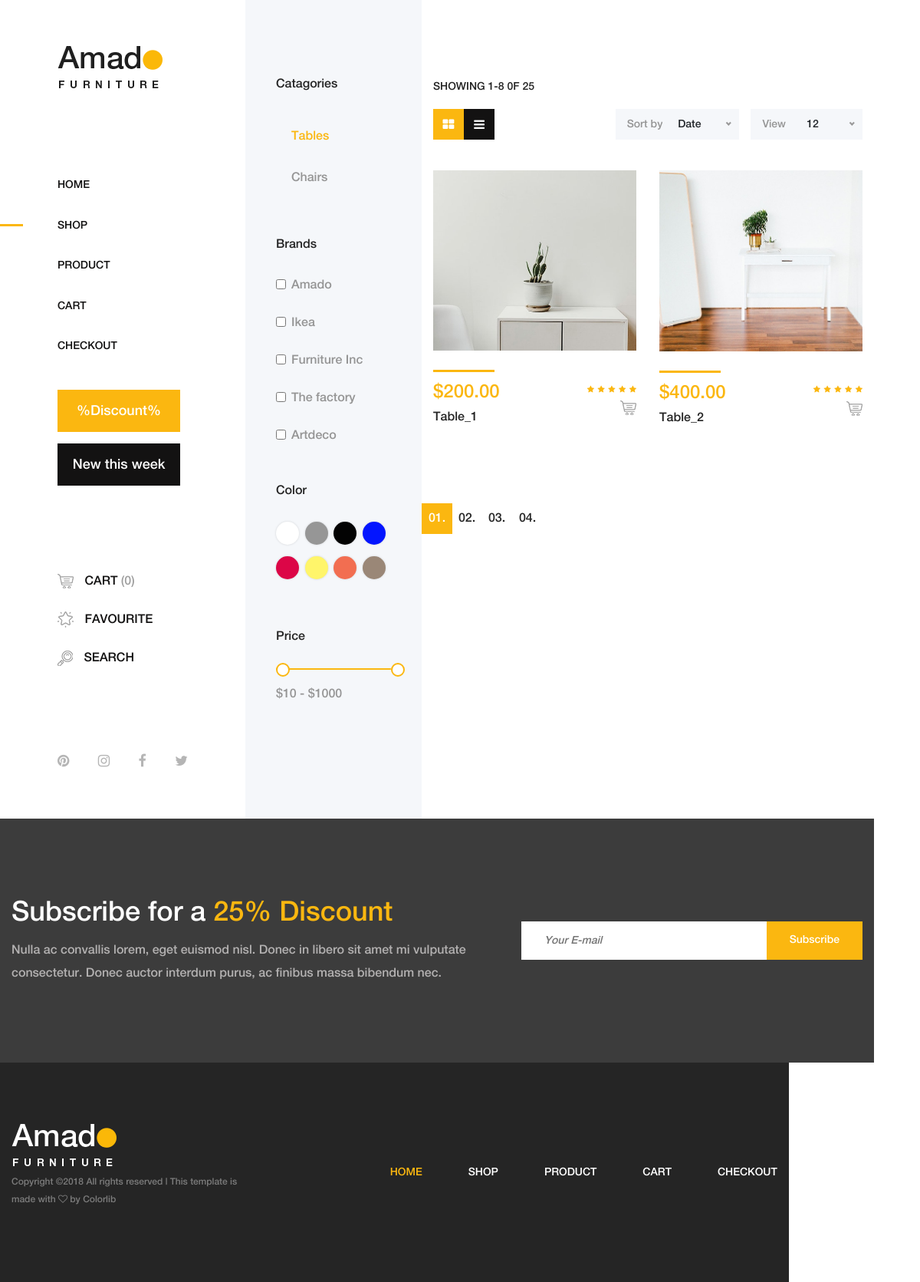
Page /shop/tables/ on the committed database.
### amadoapp/models.py (models this page shows, shortened)
class Categories(models.Model):
    name=models.CharField(max_length=100)
    slug=models.SlugField(max_length=100)

class Product(models.Model):
    category=models.ForeignKey(Categories)
    name=models.CharField(max_length=100)
    slug=models.SlugField(max_length=100,null='True')
    description=models.TextField(blank=True)
    pic=models.FileField(upload_to = 'pic',null=True)
    price=models.DecimalField(max_digits=10,decimal_places=2)

### amadoapp/views.py (the view)
# urls.py: url(r'^shop/(\w+)/$',Single_category,name='category'),
def Single_category(request,slug):
    category = Categories.objects.all()
    all_product=Product.objects.filter(category__slug=slug)
    return render(request,'shop_1.html',{'cat':category,'pro':all_product,'slug':slug})

### amadoapp/context_processor.py (called while the page is built)
def cart_items(request):
    items = Cart.objects.all()
    """
    q=[]
    for i in items:
        q.append(i.quantity)
        print(q)
    """
    return {'total_items':len(items)}

### amadoapp/templates/shop_1.html (shortened to what this page needs)
<!DOCTYPE html>
<html lang="en">
<head>
    <link rel="stylesheet" href="/static/css/core-style.css">
    <link rel="stylesheet" href="/static/style.css">
</head>
<body>
    <div class="main-content-wrapper d-flex clearfix">
        <header class="header-area clearfix">
            <div class="logo">
                <a href="index.html"><img src="/static/img/core-img/logo.png" alt=""></a>
            </div>
            <nav class="amado-nav">
                <ul>
                    <li><a href="index.html">Home</a></li>
                    <li class="active"><a href="shop.html">Shop</a></li>
                    <li><a href="product-details.html">Product</a></li>
                    <li><a href="cart.html">Cart</a></li>
                    <li><a href="checkout.html">Checkout</a></li>
                </ul>
            </nav>
            <div class="amado-btn-group mt-30 mb-100">
                <a href="#" class="btn amado-btn mb-15">%Discount%</a>
                <a href="#" class="btn amado-btn active">New this week</a>
            </div>
            <div class="cart-fav-search mb-100">
                <a href="cart.html" class="cart-nav"><img src="/static/img/core-img/cart.png" alt=""> Cart <span>(0)</span></a>
                <a href="#" class="fav-nav"><img src="/static/img/core-img/favorites.png" alt=""> Favourite</a>
                <a href="#" class="search-nav"><img src="/static/img/core-img/search.png" alt=""> Search</a>
            </div>
            <div class="social-info d-flex justify-content-between">
                <a href="#"><i class="fa fa-pinterest" aria-hidden="true"></i></a>
                <a href="#"><i class="fa fa-instagram" aria-hidden="true"></i></a>
                <a href="#"><i class="fa fa-facebook" aria-hidden="true"></i></a>
                <a href="#"><i class="fa fa-twitter" aria-hidden="true"></i></a>
            </div>
        </header>
        <div class="shop_sidebar_area">
            <div class="widget catagory mb-50">
                <h6 class="widget-title mb-30">Catagories</h6>
                <div class="catagories-menu">
                    <ul>
                      {% for c in cat %}
                        <li {% if c.slug == slug %} class="active"{% endif %}>
                            <a href="{% url 'category' c.slug %}">
                                {{c.name}}
                            </a></li>
                      {% endfor %}
                    </ul>
                </div>
            </div>
            <div class="widget brands mb-50">
                <h6 class="widget-title mb-30">Brands</h6>
                <div class="widget-desc">
                    <div class="form-check">
                        <input class="form-check-input" type="checkbox" value="" id="amado">
                        <label class="form-check-label" for="amado">Amado</label>
                    </div>
                    <div class="form-check">
                        <input class="form-check-input" type="checkbox" value="" id="ikea">
                        <label class="form-check-label" for="ikea">Ikea</label>
                    </div>
                    <div class="form-check">
                        <input class="form-check-input" type="checkbox" value="" id="furniture">
                        <label class="form-check-label" for="furniture">Furniture Inc</label>
                    </div>
                    <div class="form-check">
                        <input class="form-check-input" type="checkbox" value="" id="factory">
                        <label class="form-check-label" for="factory">The factory</label>
                    </div>
                    <div class="form-check">
                        <input class="form-check-input" type="checkbox" value="" id="artdeco">
                        <label class="form-check-label" for="artdeco">Artdeco</label>
                    </div>
                </div>
            </div>
            <div class="widget color mb-50">
                <h6 class="widget-title mb-30">Color</h6>
                <div class="widget-desc">
                    <ul class="d-flex">
                        <li><a href="#" class="color1"></a></li>
                        <li><a href="#" class="color2"></a></li>
                        <li><a href="#" class="color3"></a></li>
                        <li><a href="#" class="color4"></a></li>
                        <li><a href="#" class="color5"></a></li>
                        <li><a href="#" class="color6"></a></li>
                        <li><a href="#" class="color7"></a></li>
                        <li><a href="#" class="color8"></a></li>
                    </ul>
                </div>
            </div>
            <div class="widget price mb-50">
                <h6 class="widget-title mb-30">Price</h6>
                <div class="widget-desc">
                    <div class="slider-range">
                        <div data-min="10" data-max="1000" data-unit="$" class="slider-range-price ui-slider ui-slider-horizontal ui-widget ui-widget-content ui-corner-all" data-value-min="10" data-value-max="1000" data-label-result="">
                            <span class="ui-slider-handle ui-state-default ui-corner-all" tabindex="0"></span>
                            <span class="ui-slider-handle ui-state-default ui-corner-all" tabindex="0"></span>
                        </div>
                        <div class="range-price">$10 - $1000</div>
                    </div>
                </div>
            </div>
        </div>
        <div class="amado_product_area section-padding-100">
            <div class="container-fluid">
                <div class="row">
                    <div class="col-12">
                        <div class="product-topbar d-xl-flex align-items-end justify-content-between">
                            <div class="total-products">
                                <p>Showing 1-8 0f 25</p>
                                <div class="view d-flex">
                                    <a href="#"><i class="fa fa-th-large" aria-hidden="true"></i></a>
                                    <a href="#"><i class="fa fa-bars" aria-hidden="true"></i></a>
                                </div>
                            </div>
                            <div class="product-sorting d-flex">
                                <div class="sort-by-date d-flex align-items-center mr-15">
                                    <p>Sort by</p>
                                    <form action="#" method="get">
                                    </form>
                                </div>
                                <div class="view-product d-flex align-items-center">
                                    <p>View</p>
                                    <form action="#" method="get">
                                    </form>
                                </div>
                            </div>
                        </div>
                    </div>
                </div>
                <div class="row">
                    {% for p in pro  %}
                    <div class="col-12 col-sm-6 col-md-12 col-xl-6">
                        <div class="single-product-wrapper">
                            <div class="product-img">
                                <a href="">
                                <img src="{{p.pic.url}}" alt="">
                                </a>
                            </div>
                            <div class="product-description d-flex align-items-center justify-content-between">
                                <div class="product-meta-data">
                                    <div class="line"></div>
                                    <p class="product-price">${{p.price}}</p>
                                    <a href="product-details.html">
                                        <h6>{{p.name}}</h6>
                                    </a>
                                </div>
                                <div class="ratings-cart text-right">
                                    <div class="ratings">
                                        <i class="fa fa-star" aria-hidden="true"></i>
                                        <i class="fa fa-star" aria-hidden="true"></i>
                                        <i class="fa fa-star" aria-hidden="true"></i>
                                        <i class="fa fa-star" aria-hidden="true"></i>
                                        <i class="fa fa-star" aria-hidden="true"></i>
                                    </div>
                                    <div class="cart">
                                        <a href="cart.html" data-toggle="tooltip" data-placement="left" title="Add to Cart"><img src="img/core-img/cart.png" alt=""></a>
                                    </div>
                                </div>
                            </div>
                        </div>
                    </div>
                    {% endfor %}
                <div class="row">
                    <div class="col-12">
                        <nav aria-label="navigation">
                            <ul class="pagination justify-content-end mt-50">
                                <li class="page-item active"><a class="page-link" href="#">01.</a></li>
                                <li class="page-item"><a class="page-link" href="#">02.</a></li>
                                <li class="page-item"><a class="page-link" href="#">03.</a></li>
                                <li class="page-item"><a class="page-link" href="#">04.</a></li>
                            </ul>
                        </nav>
                    </div>
                </div>
            </div>
        </div>
    </div>
    <section class="newsletter-area section-padding-100-0">
        <div class="container">
            <div class="row align-items-center">
                <div class="col-12 col-lg-6 col-xl-7">
                    <div class="newsletter-text mb-100">
                        <h2>Subscribe for a <span>25% Discount</span></h2>
                        <p>Nulla ac convallis lorem, eget euismod nisl. Donec in libero sit amet mi vulputate consectetur. Donec auctor interdum purus, ac finibus massa bibendum nec.</p>
                    </div>
                </div>
                <div class="col-12 col-lg-6 col-xl-5">
                    <div class="newsletter-form mb-100">
                        <form action="#" method="post">
                            <input type="email" name="email" class="nl-email" placeholder="Your E-mail">
                            <input type="submit" value="Subscribe">
                        </form>
                    </div>
                </div>
            </div>
        </div>
    </section>
    <footer class="footer_area clearfix">
        <div class="container">
            <div class="row align-items-center">
                <div class="col-12 col-lg-4">
                    <div class="single_widget_area">
                        <div class="footer-logo mr-50">
                            <a href="index.html"><img src="/static/img/core-img/logo2.png" alt=""></a>
                        </div>
                        <p class="copywrite">
Copyright &copy;<script>document.write(new Date().getFullYear());</script> All rights reserved | This template is made with <i class="fa fa-heart-o" aria-hidden="true"></i> by <a href="https://colorlib.com" target="_blank">Colorlib</a>
                    </div>
                </div>
                <div class="col-12 col-lg-8">
                    <div class="single_widget_area">
                        <div class="footer_menu">
                            <nav class="navbar navbar-expand-lg justify-content-end">
                                <div class="collapse navbar-collapse" id="footerNavContent">
                                    <ul class="navbar-nav ml-auto">
                                        <li class="nav-item active">
                                            <a class="nav-link" href="index.html">Home</a>
                                        </li>
                                        <li class="nav-item">
                                            <a class="nav-link" href="shop.html">Shop</a>
                                        </li>
                                        <li class="nav-item">
                                            <a class="nav-link" href="product-details.html">Product</a>
                                        </li>
                                        <li class="nav-item">
                                            <a class="nav-link" href="cart.html">Cart</a>
                                        </li>
                                        <li class="nav-item">
                                            <a class="nav-link" href="checkout.html">Checkout</a>
                                        </li>
                                    </ul>
                                </div>
                            </nav>
                        </div>
                    </div>
                </div>
            </div>
        </div>
    </footer>
</body>
</html>

### rows in the picture
Categories: name "Tables"
Categories: name "Chairs"
Product: pic (picture), price "200.00", name "Table_1"
Product: pic (picture), price "400.00", name "Table_2"
